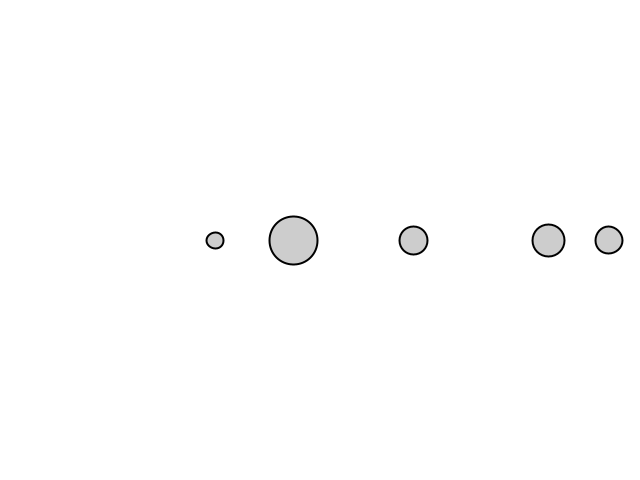
Frame 1 (no input)
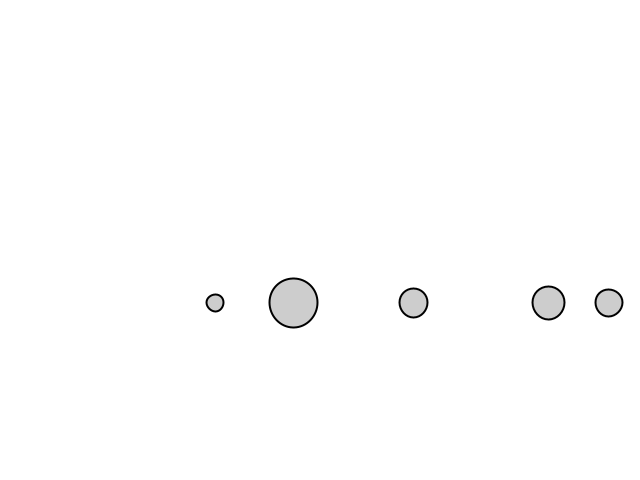
Frame 60 (the mouse pressed at the canvas centre just before this capture)
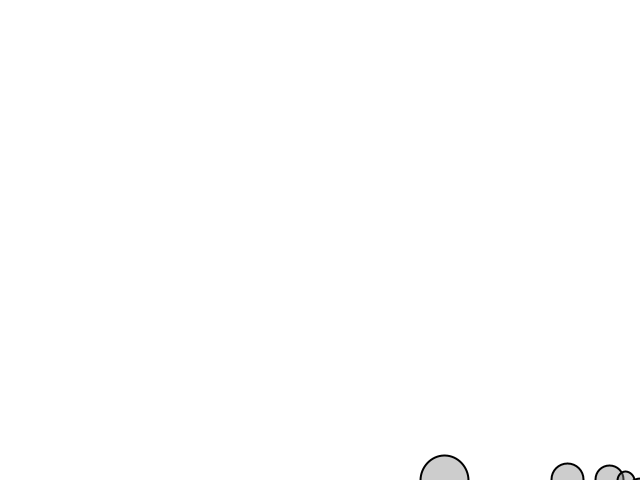
Frame 120 (the mouse held since frame 60 and released just before this capture)

The Processing sketch that drew these frames (run headless with seeded random() and noise(); from frame 60 on, the mouse is pressed at the canvas centre):

// Processing sketch: force_mass_2_3
// ── force_mass_2_3.pde
Mover[] movers;

void setup() {
  size(640, 480);
  movers = new Mover[5];
  for (int i = 0; i < movers.length; i++) {
    movers[i] = new Mover();
  }
}

void draw() {
  background(255);
  
  for (Mover m : movers) {
    PVector gravity = new PVector(0, 0.3);
    gravity.mult(m.mass);
    m.applyForce(gravity);
    if (mousePressed) {
      PVector wind = new PVector(0.2, 0);
      m.applyForce(wind);
    }
    
    m.update();
    m.edges();
    m.display();
  }
}
// ── mover.pde
class Mover {
  PVector location;
  PVector velocity;
  PVector acceleration;
  
  float mass;
  
  Mover() {
    location = new PVector(random(width), height / 2);
    velocity = new PVector(0, 0);
    acceleration = new PVector(0, 0);
    mass = random(0.5, 4);
  }
    
  void applyForce(PVector force) {
    PVector f = PVector.div(force, mass);
    acceleration.add(f);
  }
  
  void update() { 
    velocity.add(acceleration);
    location.add(velocity);
    acceleration.mult(0);
  }
  
  void edges() {
    if (location.x > width) {
      location.x = width;
      velocity.x *= -1;
    } else if (location.x < 0) {
      location.x = 0;
      velocity.x *= -1;
    } else if (location.y > height) {
      location.y = height;
      velocity.y *= -1;
    } else if (location.y < 0) {
      location.y = 0;
      velocity.y *= -1;
    }
  }

  void display() {
    stroke(0);
    strokeWeight(2);
    fill(127, 100);
    ellipse(location.x, location.y, mass * 20, mass * 20);
  }
}
